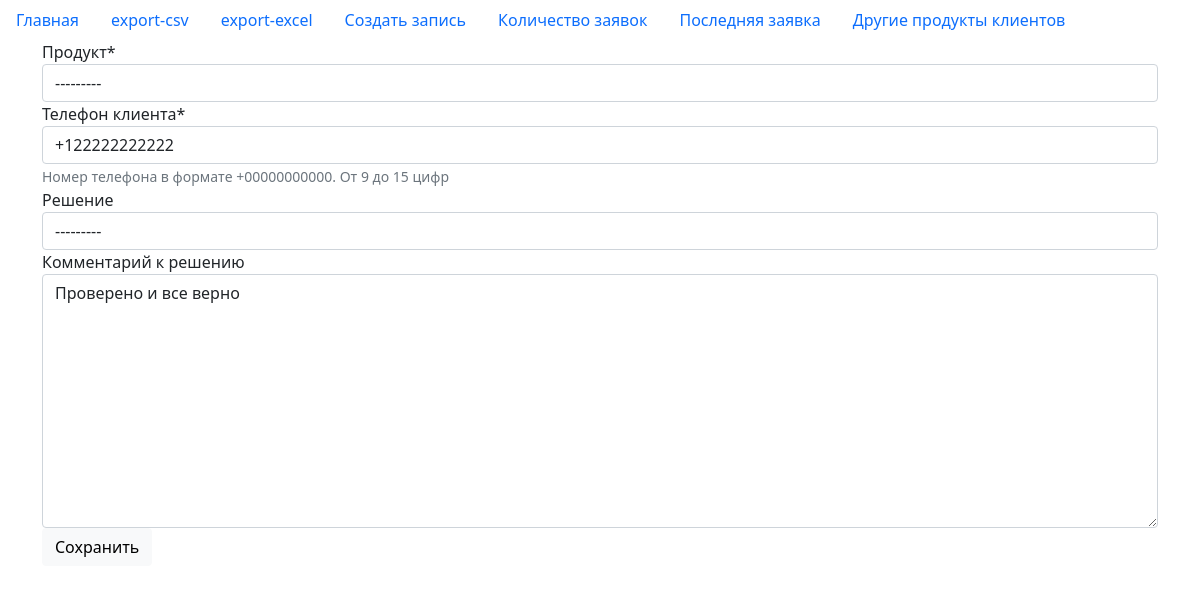
Page /2/update/ on the committed database.
### main/models.py (models this page shows, shortened)
class Application(models.Model):
    class Products(models.TextChoices):
        Auto = 'Авто', 'Авто'
        Consumer_credit = 'Потреб', 'Потреб'
        Pledge = 'Залог', 'Залог'
        Mortgage = 'Ипотека', 'Ипотека'
    class Solutions(models.TextChoices):
        Approved = 'Одобрено', 'Одобрено'
        Denied = 'Отказано', 'Отказано'
        Temporarily_denied = 'Временный отказ', 'Временный отказ'
    date = models.DateTimeField('Дата заявки', auto_now_add=True)
    product = models.CharField('Продукт', choices=Products.choices, max_length=10)
    phone = models.CharField('Телефон клиента',
        validators=[RegexValidator(r'^[+]\d{9,15}$', message='Номер телефона необходимо вводить в формате "+00000000000". Допускается от 9 до 15 цифр.')],
        help_text='Номер телефона в формате +00000000000. От 9 до 15 цифр', max_length=16)
    solution = models.CharField('Решение', choices=Solutions.choices, max_length=15, blank=True, null=True)
    comment = models.TextField('Комментарий к решению', blank=True, null=True)
    version = IntegerVersionField()
    class Meta:
        verbose_name_plural = 'Заявки'
        verbose_name = 'Заявка'

### main/views.py (the view, shortened to what this page needs)
# urls.py: path('<int:pk>/update/', views.ApplicationUpdateView.as_view(), name='update'),
class ApplicationUpdateView(UpdateView):
    model = Application
    form_class = ApplicationForm
    template_name = 'main/application_update.html'

### main/forms.py
class ApplicationForm(forms.ModelForm):
    class Meta:
        model = Application
        fields = ('product', 'phone', 'solution', 'comment')

### main/templates/main/application_update.html (shortened to what this page needs)
{% extends 'main/base.html' %}
{% load crispy_forms_tags %}
{% block content %}
  <div class="content-section">
    <form action="" method="POST">
      {{ form|crispy}}
      <div class="form-group">
        <button class="btn btn-light">Сохранить</button>
      </div>
    </form>
  </div>
{% endblock content %}

### rows in the picture
Application: product "---------", phone "+122222222222", solution "---------", comment "Проверено и все верно"
